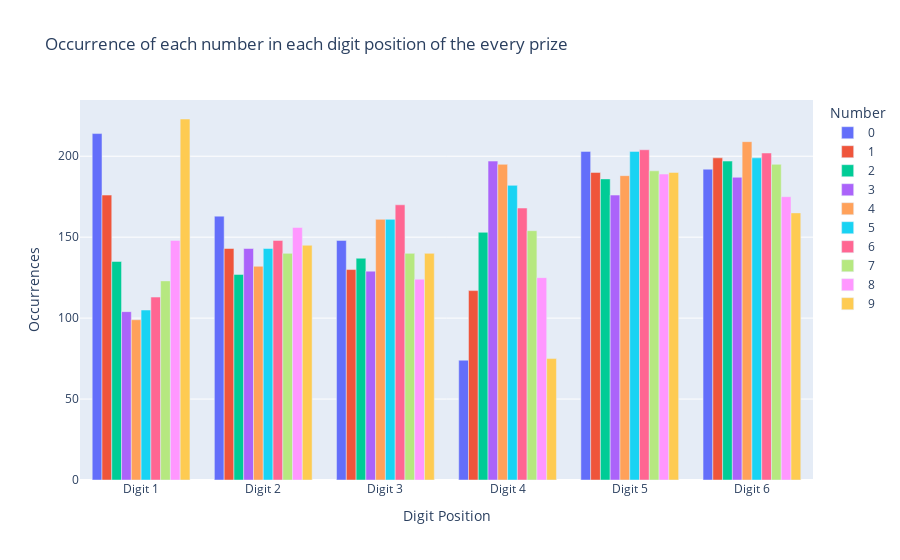

Notebook code for this chart:
### Code cell
# count each number occurence in all prizes
occurrences = {i: {str(j): 0 for j in range(10)} for i in range(6)}
print(occurrences)

for prizes in ['เลขท้าย 2 ตัว']:
    # Iterate over each lottery number
    for number in df[prizes]:
        # Iterate over each digit position
        for i, digit in enumerate(number):
            # print(i,digit)
            occurrences[i+4][digit] += 1
            
for prizes in ['เลขหน้า 3 ตัว1','เลขหน้า 3 ตัว2']:
    # print(prizes)
    # Iterate over each lottery number
    for number in df[prizes]:
        # Iterate over each digit position
        for i, digit in enumerate(number):
            occurrences[i][digit] += 1

for prizes in ['เลขท้าย 3 ตัว1','เลขท้าย 3 ตัว2']:
    # print(prizes)
    # Iterate over each lottery number
    for number in df[prizes]:
        # Iterate over each digit position
        for i, digit in enumerate(number):
            occurrences[i+3][digit] += 1
            
for number in df['รางวัลที่หนึ่ง']:
    # Iterate over each digit position
    for i, digit in enumerate(number):
        occurrences[i][digit] += 1

# Convert the dictionary into a DataFrame
df_occurrences = pd.DataFrame(occurrences)
df_occurrences = df_occurrences.melt(var_name='Position', value_name='Occurrences', ignore_index=False)
df_occurrences.reset_index(inplace=True)
df_occurrences['Position'] = pd.to_numeric(df_occurrences['Position'])
df_occurrences.sort_values(by=['Position', 'index'], inplace=True)
fig = px.bar(df_occurrences, x='Position', y='Occurrences', color='index', title='Occurrence of each number in each digit position of the every prize',
             labels={'index': 'Number', 'Position': 'Digit Position', 'Occurrences': 'Occurrences'},barmode='group')
fig.update_layout(xaxis=dict(tickvals=list(range(6)), ticktext=[f'Digit {i+1}' for i in range(6)]))
fig.show()

### Figure 1 — Plotly figure (JSON) as saved in the notebook; plotly's stock layout.template omitted (floating-point values rounded to 4 significant figures)
{"data": [{"alignmentgroup": "True", "hovertemplate": "Number=0<br>Digit Position=%{x}<br>Occurrences=%{y}<extra></extra>", "legendgroup": "0", "marker": {"color": "#636efa", "pattern": {"shape": ""}}, "name": "0", "offsetgroup": "0", "orientation": "v", "showlegend": true, "textposition": "auto", "type": "bar", "x": [0, 1, 2, 3, 4, 5], "xaxis": "x", "y": [214, 163, 148, 74, 203, 192], "yaxis": "y"}, {"alignmentgroup": "True", "hovertemplate": "Number=1<br>Digit Position=%{x}<br>Occurrences=%{y}<extra></extra>", "legendgroup": "1", "marker": {"color": "#EF553B", "pattern": {"shape": ""}}, "name": "1", "offsetgroup": "1", "orientation": "v", "showlegend": true, "textposition": "auto", "type": "bar", "x": [0, 1, 2, 3, 4, 5], "xaxis": "x", "y": [176, 143, 130, 117, 190, 199], "yaxis": "y"}, {"alignmentgroup": "True", "hovertemplate": "Number=2<br>Digit Position=%{x}<br>Occurrences=%{y}<extra></extra>", "legendgroup": "2", "marker": {"color": "#00cc96", "pattern": {"shape": ""}}, "name": "2", "offsetgroup": "2", "orientation": "v", "showlegend": true, "textposition": "auto", "type": "bar", "x": [0, 1, 2, 3, 4, 5], "xaxis": "x", "y": [135, 127, 137, 153, 186, 197], "yaxis": "y"}, {"alignmentgroup": "True", "hovertemplate": "Number=3<br>Digit Position=%{x}<br>Occurrences=%{y}<extra></extra>", "legendgroup": "3", "marker": {"color": "#ab63fa", "pattern": {"shape": ""}}, "name": "3", "offsetgroup": "3", "orientation": "v", "showlegend": true, "textposition": "auto", "type": "bar", "x": [0, 1, 2, 3, 4, 5], "xaxis": "x", "y": [104, 143, 129, 197, 176, 187], "yaxis": "y"}, {"alignmentgroup": "True", "hovertemplate": "Number=4<br>Digit Position=%{x}<br>Occurrences=%{y}<extra></extra>", "legendgroup": "4", "marker": {"color": "#FFA15A", "pattern": {"shape": ""}}, "name": "4", "offsetgroup": "4", "orientation": "v", "showlegend": true, "textposition": "auto", "type": "bar", "x": [0, 1, 2, 3, 4, 5], "xaxis": "x", "y": [99, 132, 161, 195, 188, 209], "yaxis": "y"}, {"alignmentgroup": "True", "hovertemplate": "Number=5<br>Digit Position=%{x}<br>Occurrences=%{y}<extra></extra>", "legendgroup": "5", "marker": {"color": "#19d3f3", "pattern": {"shape": ""}}, "name": "5", "offsetgroup": "5", "orientation": "v", "showlegend": true, "textposition": "auto", "type": "bar", "x": [0, 1, 2, 3, 4, 5], "xaxis": "x", "y": [105, 143, 161, 182, 203, 199], "yaxis": "y"}, {"alignmentgroup": "True", "hovertemplate": "Number=6<br>Digit Position=%{x}<br>Occurrences=%{y}<extra></extra>", "legendgroup": "6", "marker": {"color": "#FF6692", "pattern": {"shape": ""}}, "name": "6", "offsetgroup": "6", "orientation": "v", "showlegend": true, "textposition": "auto", "type": "bar", "x": [0, 1, 2, 3, 4, 5], "xaxis": "x", "y": [113, 148, 170, 168, 204, 202], "yaxis": "y"}, {"alignmentgroup": "True", "hovertemplate": "Number=7<br>Digit Position=%{x}<br>Occurrences=%{y}<extra></extra>", "legendgroup": "7", "marker": {"color": "#B6E880", "pattern": {"shape": ""}}, "name": "7", "offsetgroup": "7", "orientation": "v", "showlegend": true, "textposition": "auto", "type": "bar", "x": [0, 1, 2, 3, 4, 5], "xaxis": "x", "y": [123, 140, 140, 154, 191, 195], "yaxis": "y"}, {"alignmentgroup": "True", "hovertemplate": "Number=8<br>Digit Position=%{x}<br>Occurrences=%{y}<extra></extra>", "legendgroup": "8", "marker": {"color": "#FF97FF", "pattern": {"shape": ""}}, "name": "8", "offsetgroup": "8", "orientation": "v", "showlegend": true, "textposition": "auto", "type": "bar", "x": [0, 1, 2, 3, 4, 5], "xaxis": "x", "y": [148, 156, 124, 125, 189, 175], "yaxis": "y"}, {"alignmentgroup": "True", "hovertemplate": "Number=9<br>Digit Position=%{x}<br>Occurrences=%{y}<extra></extra>", "legendgroup": "9", "marker": {"color": "#FECB52", "pattern": {"shape": ""}}, "name": "9", "offsetgroup": "9", "orientation": "v", "showlegend": true, "textposition": "auto", "type": "bar", "x": [0, 1, 2, 3, 4, 5], "xaxis": "x", "y": [223, 145, 140, 75, 190, 165], "yaxis": "y"}], "layout": {"barmode": "group", "legend": {"title": {"text": "Number"}, "tracegroupgap": 0}, "title": {"text": "Occurrence of each number in each digit position of the every prize"}, "xaxis": {"anchor": "y", "domain": [0, 1], "ticktext": ["Digit 1", "Digit 2", "Digit 3", "Digit 4", "Digit 5", "Digit 6"], "tickvals": [0, 1, 2, 3, 4, 5], "title": {"text": "Digit Position"}}, "yaxis": {"anchor": "x", "domain": [0, 1], "title": {"text": "Occurrences"}}}}
